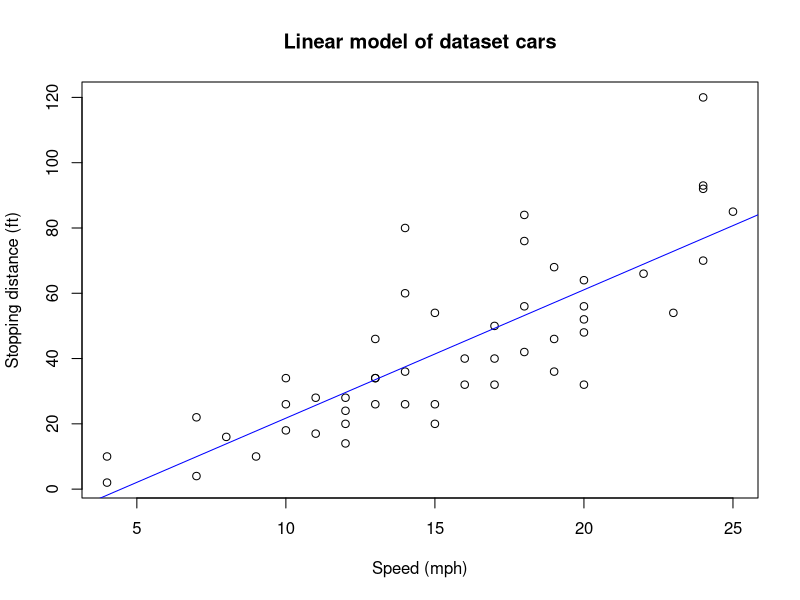
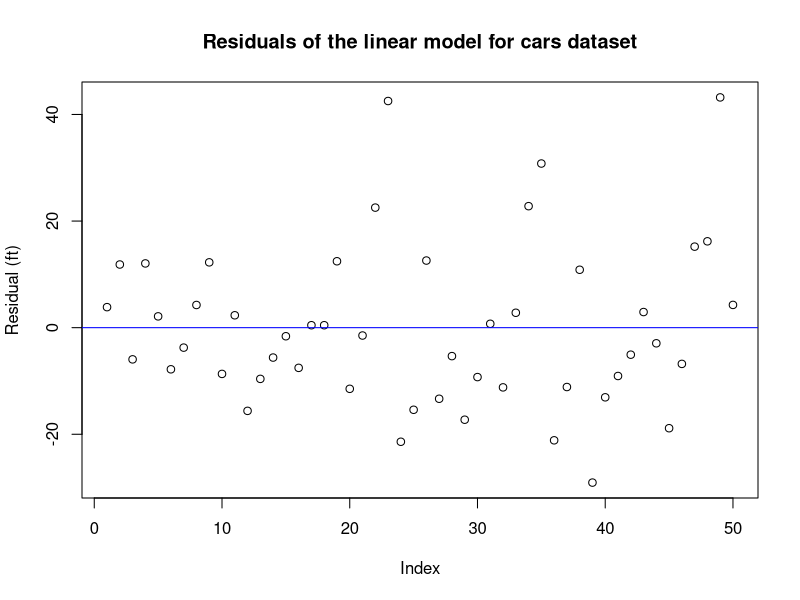
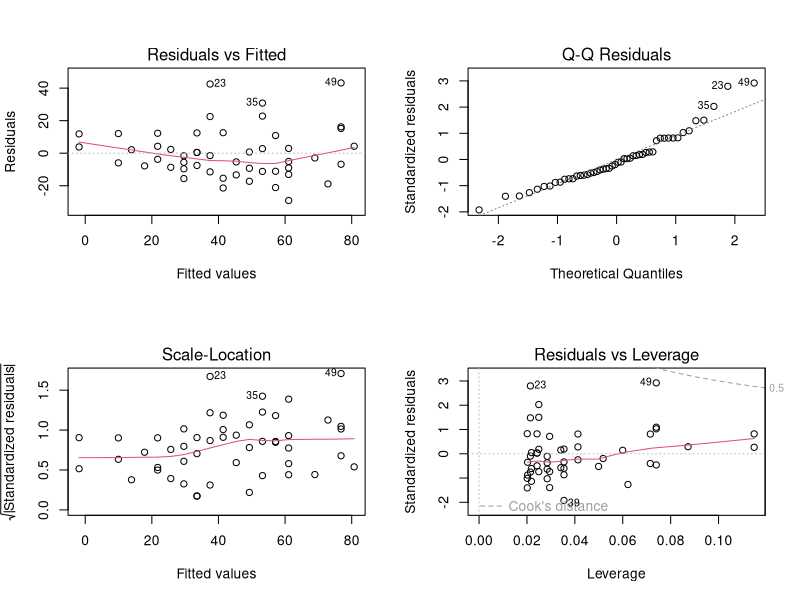
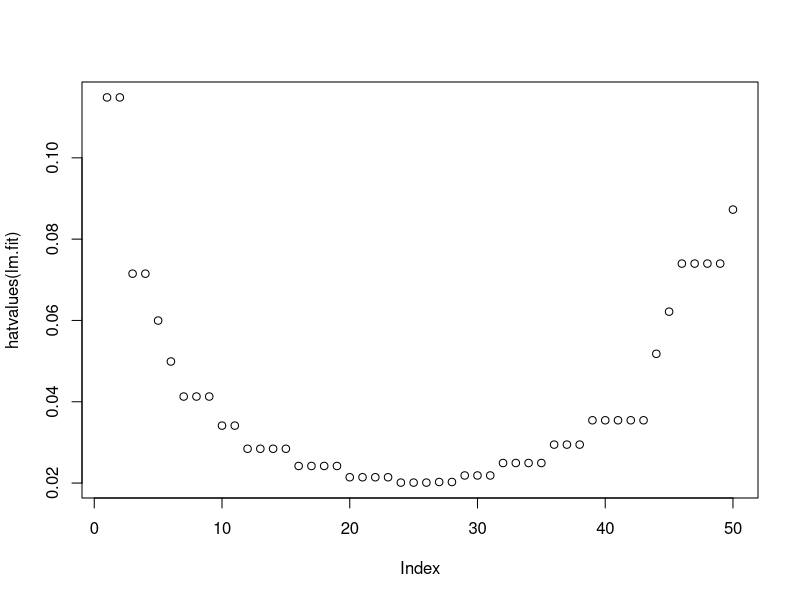

Source code (R) for these figures, in order:
## ---- chunk 1
knitr::opts_chunk$set(echo = TRUE)
## ---- chunk 2
data(cars)
# Use a generic name to support code reuse.
dataset <- cars
rm(cars)
gc()
## ---- chunk 3
set.seed(42)
lm.fit <- lm(dist ~ speed, data = dataset)
plot(dataset$speed, dataset$dist,
     main = "Linear model of dataset cars",
     xlab = "Speed (mph)",
     ylab = "Stopping distance (ft)")
abline(lm.fit, col = "blue")
## ---- chunk 4
lm.summary <- summary(lm.fit)
lm.summary
## ---- chunk 5
# RSE
# lm.summary$sigma

# Mean response
response_mean <- mean(cars$dist)

# Percentage error
error_percent <- (lm.summary$sigma / response_mean) * 100

# R squared
# lm.summary$r.squared
## ---- chunk 6
confint(lm.fit)
## ---- chunk 7
# Produce confidence intervals and prediction intervals for the prediction of dist for a given value of speed.
input.predict <- data.frame(speed = c(10, 15, 20))

# Test data.
input.predict

# Confidence intervals.
predict(lm.fit, input.predict, interval = "confidence")

# Prediction intervals.
predict(lm.fit, input.predict, interval = "prediction")
## ---- chunk 8
summary(lm.fit)
## ---- chunk 9
plot(lm.fit$residuals,
     main = "Residuals of the linear model for cars dataset",
     xlab = "Index",
     ylab = "Residual (ft)")
abline(h = 0, col = "blue")
## ---- chunk 10
par.old <- par(no.readonly = TRUE)
par(mfrow = c(2,2))
plot(lm.fit)
par(par.old)

# plot(predict(lm.fit), residuals(lm.fit))
# plot(predict(lm.fit), rstudent(lm.fit))
## ---- chunk 11
# Compute leverage statistics.
plot(hatvalues (lm.fit))
which.max(hatvalues (lm.fit))
